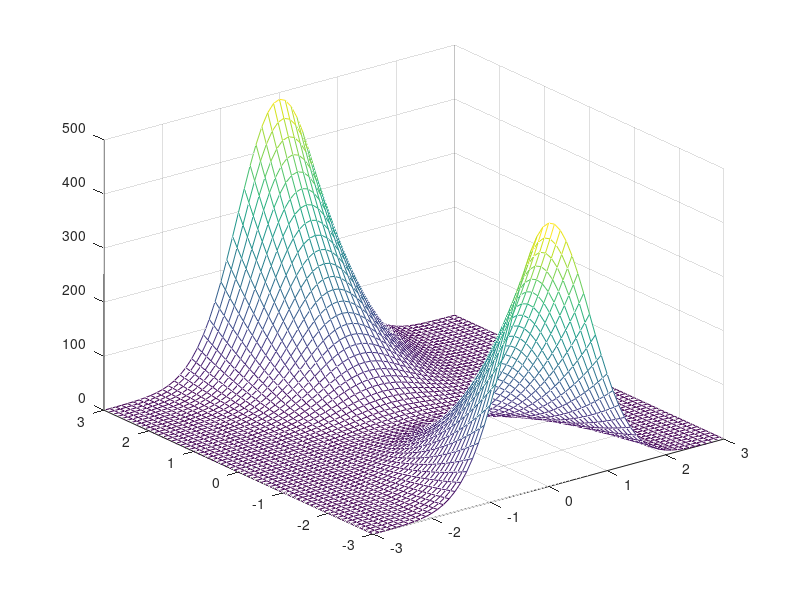
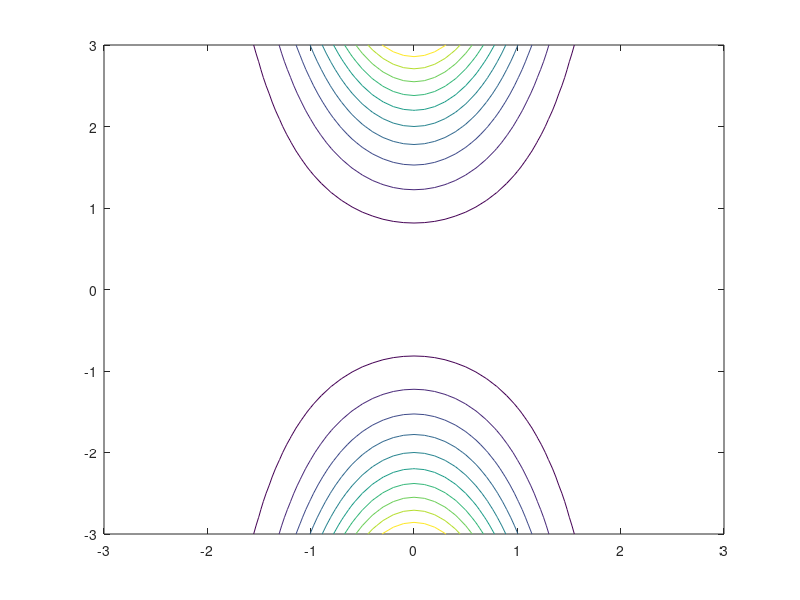
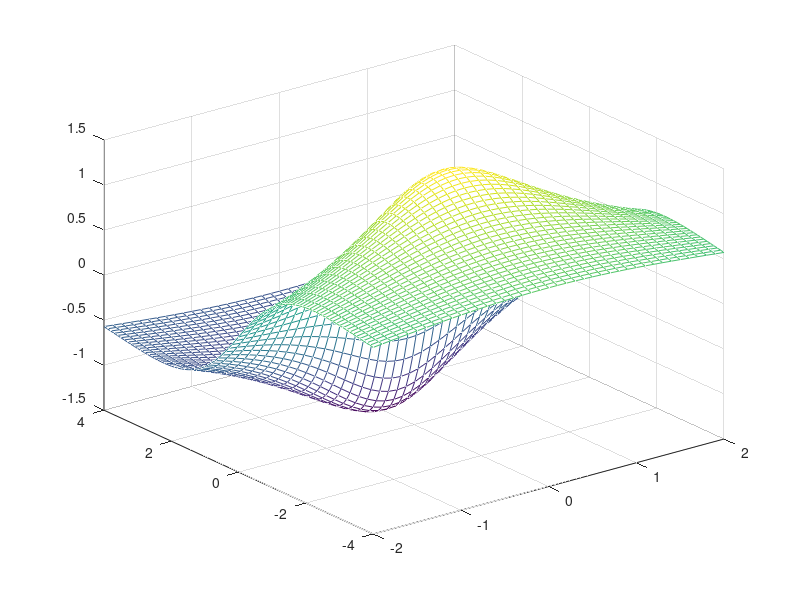
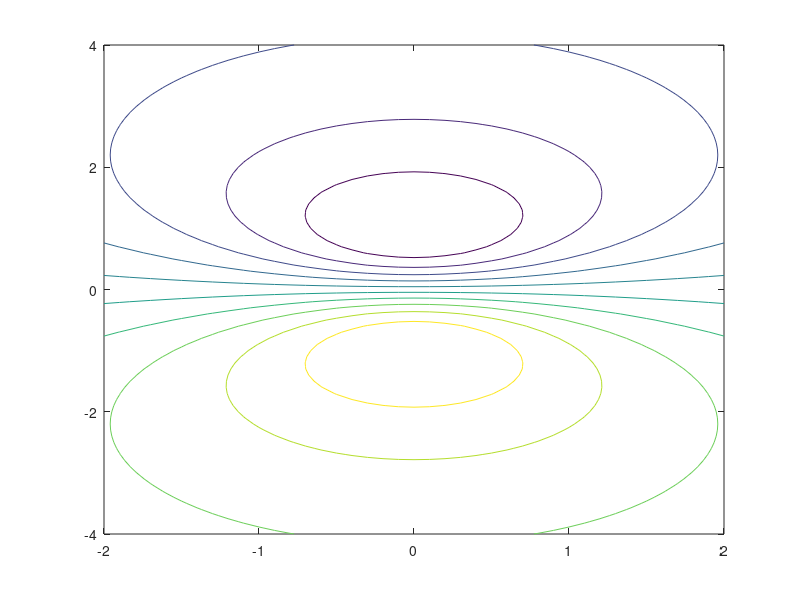

Source code (MATLAB) for these figures, in order:
%
%   Script: Problem2
%
%   This script plots the surfaces of three functions using
%   both mesh and contour as specified in the Problem 2 of
%   Homework 1
%

% Create the first meshgrid
[X1,Y1] = meshgrid(-3:.1:3,-3:.1:3);

% Calculate the result of the first function
F = (X1.^2 + 3*Y1.^2)*exp(-X1.^2-Y1.^2);

% create plots, first mesh and then contour, in different figures
figure(1)
mesh(X1,Y1,F)
figure(2)
contour(X1,Y1,F)

% Create the second meshgrid
[X2,Y2] = meshgrid(-2:.1:2,-4:.1:4);

% Calculate the result of the second function
G = (-3*Y2./(X2.^2+Y2.^2+1));

% create plots, first mesh and then contour, in different figures
figure(3)
mesh(X2,Y2,G)
figure(4)
contour(X2,Y2,G)

% Create the second meshgrid
[X3,Y3] = meshgrid(-2:.1:2,-1:.1:1);

% Calculate the result of the second function
H = abs(X3) + abs(Y3);

% create plots, first mesh and then contour, in different figures
figure(5)
mesh(X3,Y3,H)
figure(6)
contour(X3,Y3,H)

